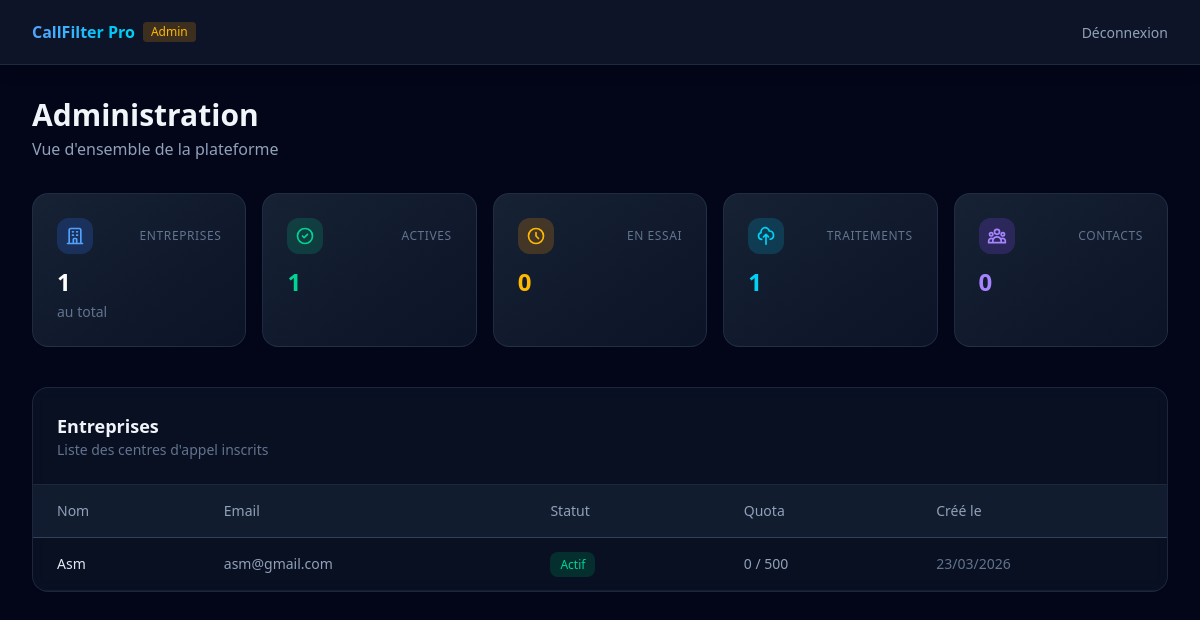
The page /dashboard/admin/ (signed in) on the database its author committed.
### apps/companies/models.py (models this page shows, shortened)
class Company(models.Model):
    SUBSCRIPTION_CHOICES = [
        ('trial', 'Essai'),
        ('active', 'Actif'),
        ('expired', 'Expiré'),
        ('suspended', 'Suspendu'),
    ]
    name = models.CharField('Nom', max_length=255)
    user = models.OneToOneField(
        settings.AUTH_USER_MODEL,
        on_delete=models.CASCADE,
        related_name='company'
    )
    subscription_status = models.CharField(
        'Statut abonnement',
        max_length=20,
        choices=SUBSCRIPTION_CHOICES,
        default='trial'
    )
    current_plan = models.ForeignKey(
        'billing.Plan',
        on_delete=models.SET_NULL,
        null=True,
        blank=True,
        related_name='companies'
    )
    monthly_quota = models.IntegerField('Quota mensuel', default=500)
    contacts_used_this_month = models.IntegerField('Contacts utilisés ce mois', default=0)
    quota_reset_at = models.DateField('Prochain renouvellement', null=True, blank=True)
    created_at = models.DateTimeField(auto_now_add=True)
    logo = models.ImageField('Logo', upload_to='company_logos/', null=True, blank=True)
    class Meta:
        verbose_name = 'Entreprise'
        verbose_name_plural = 'Entreprises'

### apps/accounts/models.py (models this page shows, shortened)
class User(AbstractUser):
    username = None
    email = models.EmailField('email', unique=True)
    is_company = models.BooleanField('Entreprise', default=False)
    is_admin = models.BooleanField('Admin plateforme', default=False)
    USERNAME_FIELD = 'email'
    REQUIRED_FIELDS = []
    objects = UserManager()
    class Meta:
        verbose_name = 'Utilisateur'
        verbose_name_plural = 'Utilisateurs'

### apps/dashboard/views.py (the view)
# urls.py: path('admin/', views.admin_dashboard, name='admin_dashboard'),
@login_required
@admin_required
def admin_dashboard(request):
    companies = Company.objects.select_related('user', 'current_plan').order_by('-created_at')
    total_uploads = UploadedFile.objects.count()
    total_contacts = sum(c.contacts_used_this_month for c in Company.objects.all())
    active_companies = companies.filter(subscription_status='active').count()
    trial_companies = companies.filter(subscription_status='trial').count()
    context = {
        'companies': companies,
        'total_uploads': total_uploads,
        'total_contacts': total_contacts,
        'companies_count': companies.count(),
        'active_companies': active_companies,
        'trial_companies': trial_companies,
    }
    return render(request, 'dashboard/admin_dashboard.html', context)

### templates/dashboard/admin_dashboard.html (shortened to what this page needs)
{% extends "base.html" %}
{% block nav %}
<nav class="border-b border-slate-700/50 bg-slate-900/90 backdrop-blur-xl sticky top-0 z-40 shadow-lg">
    <div class="max-w-7xl mx-auto px-4 sm:px-6 lg:px-8">
        <div class="flex justify-between h-16 items-center">
            <a href="{% url 'dashboard:admin_dashboard' %}" class="flex items-center gap-2">
                <span class="text-transparent bg-clip-text bg-gradient-to-r from-blue-400 to-cyan-400 font-bold">CallFilter Pro</span>
                <span class="px-2 py-0.5 rounded text-xs font-medium bg-amber-500/20 text-amber-400">Admin</span>
            </a>
            <form method="post" action="{% url 'accounts:logout' %}">{% csrf_token %}
                <button type="submit" class="text-slate-400 hover:text-red-400 text-sm font-medium">Déconnexion</button>
            </form>
        </div>
    </div>
</nav>
{% endblock %}
{% block content %}
<div class="max-w-7xl mx-auto px-4 sm:px-6 lg:px-8 py-8">
    <div class="mb-8">
        <h1 class="text-2xl md:text-3xl font-bold text-slate-100">Administration</h1>
        <p class="text-slate-400 mt-1">Vue d'ensemble de la plateforme</p>
    </div>
    <div class="grid grid-cols-1 sm:grid-cols-2 lg:grid-cols-5 gap-4 mb-10">
        <div class="rounded-2xl border border-slate-700/50 bg-gradient-to-br from-slate-800/80 to-slate-900/80 p-6 backdrop-blur-sm hover:border-blue-500/30 transition-all">
            <div class="flex items-center justify-between mb-3">
                <span class="p-2 rounded-xl bg-blue-500/20"><svg class="w-5 h-5 text-blue-400" fill="none" stroke="currentColor" viewBox="0 0 24 24"><path stroke-linecap="round" stroke-linejoin="round" stroke-width="2" d="M19 21V5a2 2 0 00-2-2H7a2 2 0 00-2 2v16m14 0h2m-2 0h-5m-9 0H3m2 0h5M9 7h1m-1 4h1m4-4h1m-1 4h1m-5 10v-5a1 1 0 011-1h2a1 1 0 011 1v5m-4 0h4"/></svg></span>
                <span class="text-xs text-slate-500 uppercase tracking-wider">Entreprises</span>
            </div>
            <p class="text-2xl font-bold text-white">{{ companies_count }}</p>
            <p class="text-slate-500 text-sm mt-1">au total</p>
        </div>
        <div class="rounded-2xl border border-slate-700/50 bg-gradient-to-br from-slate-800/80 to-slate-900/80 p-6 backdrop-blur-sm hover:border-emerald-500/30 transition-all">
            <div class="flex items-center justify-between mb-3">
                <span class="p-2 rounded-xl bg-emerald-500/20"><svg class="w-5 h-5 text-emerald-400" fill="none" stroke="currentColor" viewBox="0 0 24 24"><path stroke-linecap="round" stroke-linejoin="round" stroke-width="2" d="M9 12l2 2 4-4m6 2a9 9 0 11-18 0 9 9 0 0118 0z"/></svg></span>
                <span class="text-xs text-slate-500 uppercase tracking-wider">Actives</span>
            </div>
            <p class="text-2xl font-bold text-emerald-400">{{ active_companies }}</p>
        </div>
        <div class="rounded-2xl border border-slate-700/50 bg-gradient-to-br from-slate-800/80 to-slate-900/80 p-6 backdrop-blur-sm hover:border-amber-500/30 transition-all">
            <div class="flex items-center justify-between mb-3">
                <span class="p-2 rounded-xl bg-amber-500/20"><svg class="w-5 h-5 text-amber-400" fill="none" stroke="currentColor" viewBox="0 0 24 24"><path stroke-linecap="round" stroke-linejoin="round" stroke-width="2" d="M12 8v4l3 3m6-3a9 9 0 11-18 0 9 9 0 0118 0z"/></svg></span>
                <span class="text-xs text-slate-500 uppercase tracking-wider">En essai</span>
            </div>
            <p class="text-2xl font-bold text-amber-400">{{ trial_companies }}</p>
        </div>
        <div class="rounded-2xl border border-slate-700/50 bg-gradient-to-br from-slate-800/80 to-slate-900/80 p-6 backdrop-blur-sm hover:border-cyan-500/30 transition-all">
            <div class="flex items-center justify-between mb-3">
                <span class="p-2 rounded-xl bg-cyan-500/20"><svg class="w-5 h-5 text-cyan-400" fill="none" stroke="currentColor" viewBox="0 0 24 24"><path stroke-linecap="round" stroke-linejoin="round" stroke-width="2" d="M7 16a4 4 0 01-.88-7.903A5 5 0 1115.9 6L16 6a5 5 0 011 9.9M15 13l-3-3m0 0l-3 3m3-3v12"/></svg></span>
                <span class="text-xs text-slate-500 uppercase tracking-wider">Traitements</span>
            </div>
            <p class="text-2xl font-bold text-cyan-400">{{ total_uploads }}</p>
        </div>
        <div class="rounded-2xl border border-slate-700/50 bg-gradient-to-br from-slate-800/80 to-slate-900/80 p-6 backdrop-blur-sm hover:border-violet-500/30 transition-all">
            <div class="flex items-center justify-between mb-3">
                <span class="p-2 rounded-xl bg-violet-500/20"></span>
                <span class="text-xs text-slate-500 uppercase tracking-wider">Contacts</span>
            </div>
            <p class="text-2xl font-bold text-violet-400">{{ total_contacts }}</p>
        </div>
    </div>
    <div class="rounded-2xl border border-slate-700/50 bg-slate-800/30 backdrop-blur-sm overflow-hidden">
        <div class="p-6 border-b border-slate-700/50">
            <h2 class="text-lg font-semibold text-slate-100">Entreprises</h2>
            <p class="text-slate-500 text-sm">Liste des centres d'appel inscrits</p>
        </div>
        <div class="overflow-x-auto">
            <table class="w-full text-sm">
                <thead>
                    <tr class="text-slate-400 border-b border-slate-700 bg-slate-800/50">
                        <th class="text-left py-4 px-6 font-medium">Nom</th>
                        <th class="text-left py-4 px-6 font-medium">Email</th>
                        <th class="text-left py-4 px-6 font-medium">Statut</th>
                        <th class="text-left py-4 px-6 font-medium">Quota</th>
                        <th class="text-left py-4 px-6 font-medium">Créé le</th>
                    </tr>
                </thead>
                <tbody>
                    {% for c in companies %}
                    <tr class="border-b border-slate-700/30 hover:bg-slate-700/20">
                        <td class="py-4 px-6 text-slate-200 font-medium">{{ c.name }}</td>
                        <td class="py-4 px-6 text-slate-400">{{ c.user.email }}</td>
                        <td class="py-4 px-6">
                            <span class="px-2.5 py-1 rounded-lg text-xs font-medium {% if c.subscription_status == 'active' %}bg-emerald-900/50 text-emerald-400{% elif c.subscription_status == 'trial' %}bg-amber-900/50 text-amber-400{% elif c.subscription_status == 'expired' %}bg-red-900/50 text-red-400{% else %}bg-slate-700 text-slate-400{% endif %}">{{ c.get_subscription_status_display }}</span>
                        </td>
                        <td class="py-4 px-6 text-slate-400">{{ c.contacts_used_this_month }} / {{ c.monthly_quota }}</td>
                        <td class="py-4 px-6 text-slate-500">{{ c.created_at|date:"d/m/Y" }}</td>
                    </tr>
                    {% empty %}
                    <tr><td colspan="5" class="py-16 text-center text-slate-500">Aucune entreprise</td></tr>
                    {% endfor %}
                </tbody>
            </table>
        </div>
    </div>
</div>
{% endblock %}

### templates/base.html (shortened to what this page needs)
{% load static tailwind_tags %}
{% load static %}
<!DOCTYPE html>
<html lang="fr" class="scroll-smooth">
<head>
    {% tailwind_css %}
</head>
<body class="bg-slate-950 text-slate-100 min-h-screen font-sans antialiased">
    {% block body %}
    <div class="flex flex-col min-h-screen">
        {% block nav %}{% endblock %}
        <main class="flex-1">
            {% block content %}{% endblock %}
        </main>
    </div>
    {% endblock %}
</body>
</html>

### rows shown on the page
Company: name "Asm", user.email "asm@gmail.com", subscription_status "Actif", contacts_used_this_month "0", monthly_quota "500", created_at "23/03/2026"

### other values the page prints
{{ companies_count }} "1"
{{ active_companies }} "1"
{{ trial_companies }} "0"
{{ total_uploads }} "1"
{{ total_contacts }} "0"
